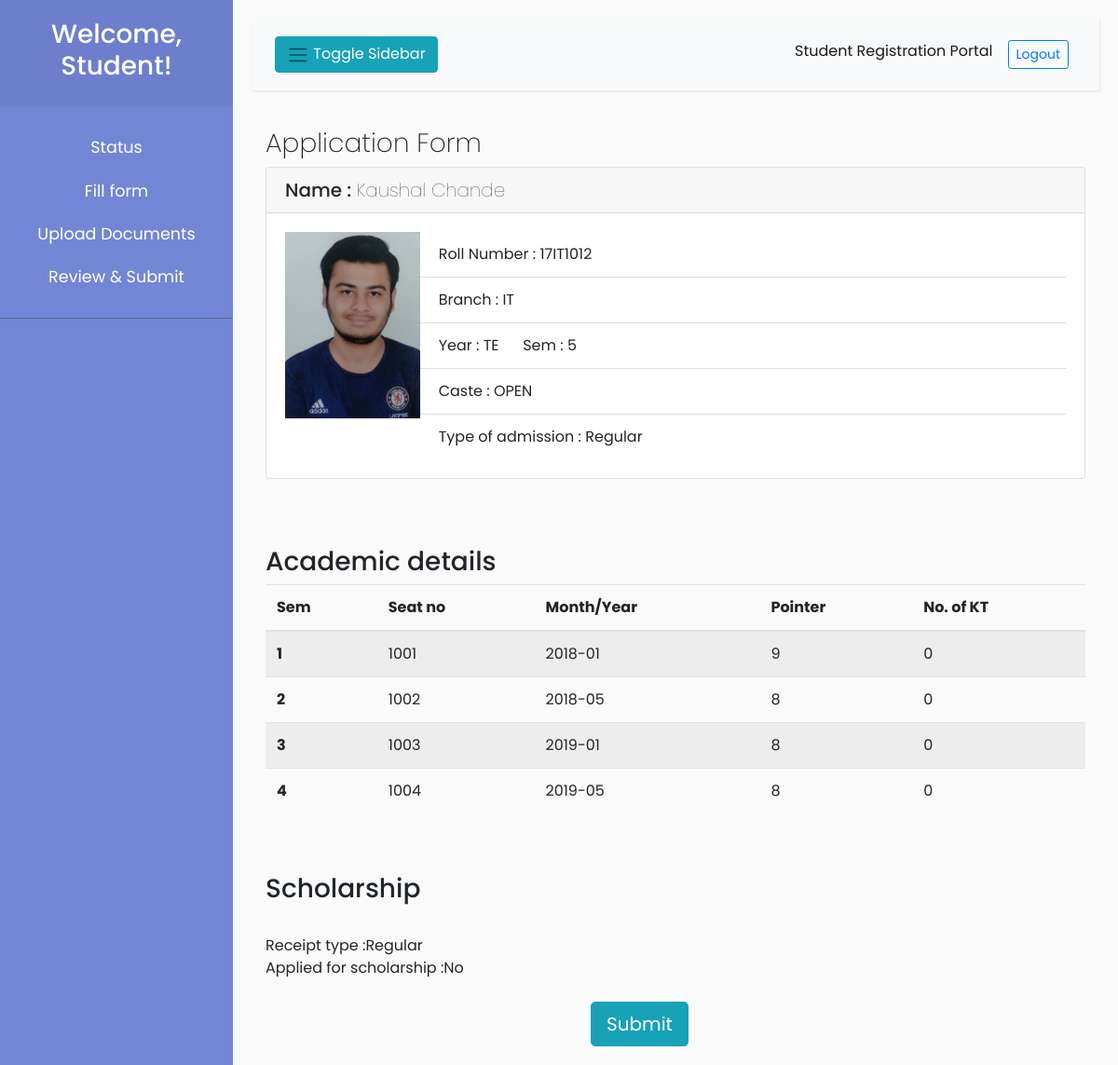
/student/student_final_form.php (signed in), run on an earlier commit of the app's database.
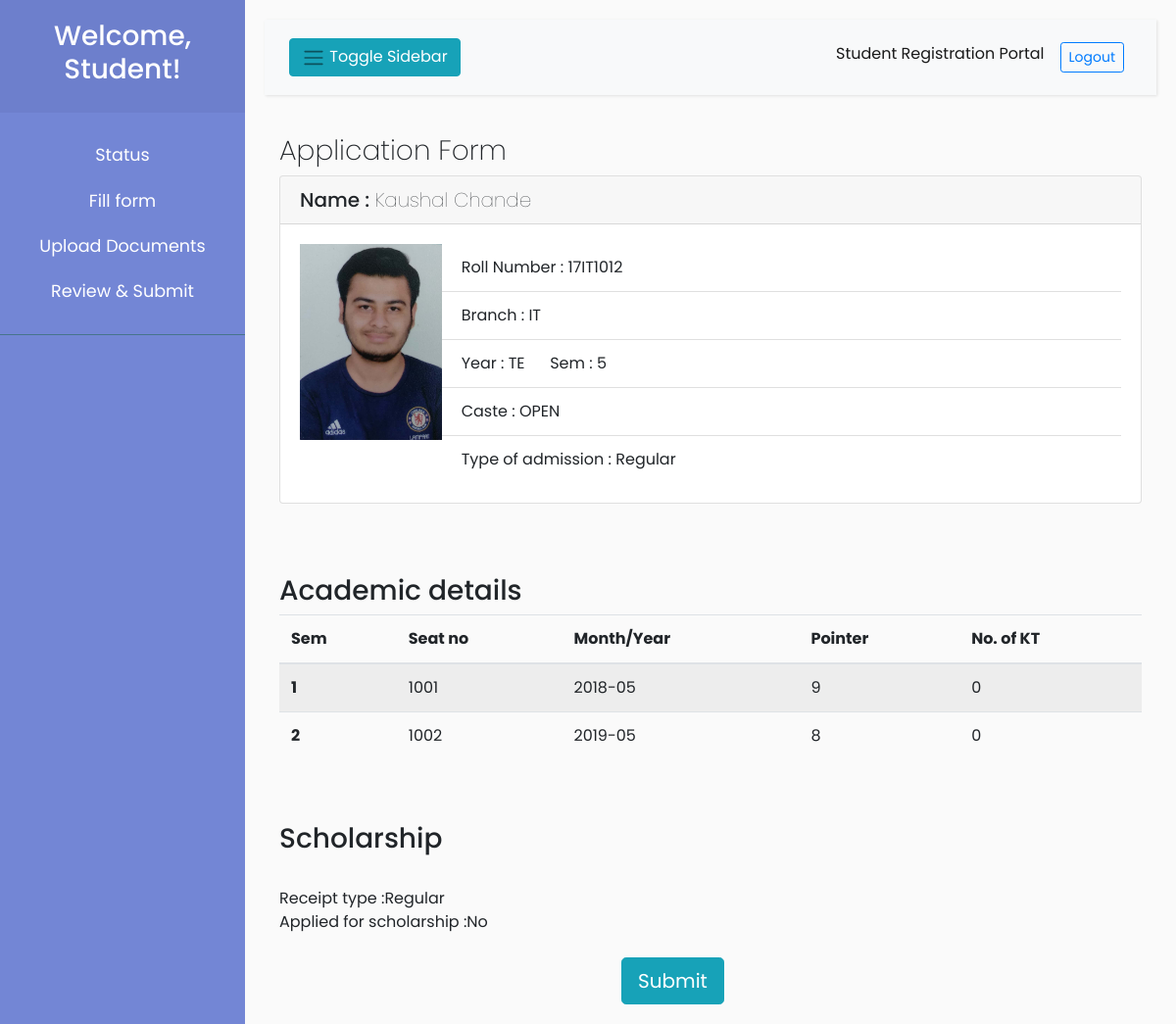
And on a later commit of the database.
### tables this page shows
CREATE TABLE `student` (
  `roll` varchar(40) NOT NULL,
  `name` varchar(30) NOT NULL,
  `sem` int(10) NOT NULL,
  `year` varchar(2) NOT NULL,
  `email` varchar(30) NOT NULL,
  `division` varchar(1) NOT NULL,
  `batch` varchar(2) NOT NULL,
  `department` varchar(30) NOT NULL,
  `caste` varchar(30) NOT NULL,
  `admission_type` varchar(30) NOT NULL,
  `photo` varchar(30) NOT NULL
);

CREATE TABLE `form` (
  `id` varchar(50) NOT NULL,
  `roll` varchar(10) NOT NULL,
  `sem` varchar(10) NOT NULL,
  `seat_no` varchar(30) NOT NULL,
  `month_year` varchar(30) NOT NULL,
  `pointer` decimal(10,0) NOT NULL,
  `kt` int(10) NOT NULL
);

CREATE TABLE `admission_type` (
  `roll` varchar(40) NOT NULL,
  `receipt_type` varchar(30) NOT NULL,
  `applysch` varchar(3) DEFAULT '',
  `appid` varchar(30) DEFAULT NULL,
  `appstatus` varchar(10) DEFAULT NULL
);

### studentsection/backend/getdata.php (called while the page is built, shortened)
<?php
function getdata($roll){
    include '../backend/conn.php';
    $sql = "SELECT * FROM student WHERE roll='$roll'";
    $result = $conn->query($sql);
    if($result){
           $row = $result -> fetch_assoc();
    }
return $row;
}
function getacademicdata($roll){
	include '../backend/conn.php';
	$sql = "SELECT * FROM form WHERE roll='$roll'";
    $result = $conn->query($sql);
    $data1=array();
    while ($row = $result -> fetch_assoc()) {
    	array_push($data1, $row);
	}
	return $data1;
}
function getscholarshipdata($roll){
	include '../backend/conn.php';
	$sql = "SELECT * FROM admission_type WHERE roll='$roll' ";
   	$result = $conn->query($sql);
    $row = $result->fetch_assoc();
    return $row;
}
?>

### student/student_final_form.php (the view, shortened to what this page needs)
<?php include '../templates/header.php'; ?>
<?php include 'sidebar.php';
 include '../studentsection/backend/getdata.php';
?>
<div id="content">
    <nav class="navbar navbar-expand-lg navbar-light bg-light ">
        <div class="container-fluid">
            <button type="button" id="sidebarCollapse" class="btn btn-info">
                <i class="navbar-toggler-icon"></i>
                <span>Toggle Sidebar</span>
            </button>
            <div class="collapse navbar-collapse" id="navbarSupportedContent">
                <ul class="nav navbar-nav ml-auto">
                    <li class="nav-item active">
                        <a class="nav-link" href="#">Student Registration Portal</a>
                    </li>
                    <li class="nav-item">
                        <a class="nav-link" href="../backend/logout.php"><button
                                class="btn-sm btn btn-outline-primary">Logout</button></a>
                    </li>
                </ul>
            </div>
        </div>
    </nav>
<?php
        $roll = $_SESSION['username'];
        $row=getdata($roll);
?>
<div class="container main-content">
        <h3>Application Form</h3>
        <div class="card">
            <h5 class="card-header">Name : <span style="font-weight:100"> <?=$row['name']?></span></h5>
            <div class="card-body">
                <div class="row">
                    <div class="col-sm-2">
                        <img src="<?='../images/'.$row['photo']?>" onerror="this.src='http://via.placeholder.com/150x200'"
                            srcset="" width="150" height="200">
                    </div>
                    <div class="col-sm-10">
                        <ul class="list-group list-group-flush">
                            <li class="list-group-item">Roll Number : <?=$row['roll']?></li>
                            <li class="list-group-item">Branch : <?=$row['department']?></li>
                            <li class="list-group-item">Year : <?=$row['year']?> &nbsp&nbsp&nbsp&nbsp; Sem :
                                <?=$row['sem']?></li>
                            <li class="list-group-item">Caste : <?=$row['caste']?></li>
                            <li class="list-group-item">Type of admission : <?=$row['admission_type']?></li>
                        </ul>
                    </div>
                </div>
            </div>
        </div>
</div>
<br>
    <br>
    <br>
<div class="container">
 <h3>Academic details</h3>
            <table class="table table-hover table-striped">
                <thead>
                    <tr>
                        <th scope="col">Sem</th>
                        <th scope="col">Seat no</th>
                        <th scope="col">Month/Year</th>
                        <th scope="col">Pointer</th>
                        <th scope="col">No. of KT</th>
                    </tr>
                </thead>
                <tbody>
                	<tr>
                    <?php
                    $rows=getacademicdata($roll);
                    foreach ($rows as $row){
                    ?>
                        <th scope="row"><?=$row['sem']?></th>
                        <td><?=$row['seat_no']?></td>
                        <td><?=$row['month_year']?></td>
                        <td><?=$row['pointer']?></td>
                        <td><?=$row['kt']?></td>
                    </tr>
                    <?php
                    }?>
                </tbody>
            </table>
            <?php
             $row=getscholarshipdata($roll);
			?>
            <br>
            <br>
            <H3>Scholarship</H3>
            <br>
            Receipt type :<?=$row['receipt_type']?>
            <br>
            Applied for scholarship :<?=$row['applysch']?>
            <br>
        </div>
        <br>
        <button type="submit" name="1" size="4" id="<?=$roll?>" class="btn btn-info btn-lg" style="margin-left: 40%" onclick="finalalert(this.id)">Submit</button>
</div>

### templates/header.php (shortened to what this page needs)
<!DOCTYPE html>
<html>
<head>
    <link rel="stylesheet" href="../assets/bootstrap.min.css">
    <link rel="stylesheet" href="../css/layoutstyle.css">
    <link rel="stylesheet" href="../css/style.css">
</head>
<body>
<div class="wrapper">

### student/sidebar.php (shortened to what this page needs)
<nav id="sidebar">
    <div class="sidebar-header">
        <h3>Welcome, Student!</h3>
    </div>
    <ul class="list-unstyled components ">
        <li>
            <a href="index.php">
                Status
            </a>
        </li>
        <li>
            <a href="form.php">
                Fill form
            </a>
        </li>
        <li>
            <a href="upload.php">
                Upload Documents
            </a>
        </li>
        <li>
            <a href="student_final_form.php">
                Review & Submit
            </a>
        </li>
    </ul>
</nav>

### css/layoutstyle.css (style rules this page uses)
body { font-family: 'Poppins', sans-serif; background: #fafafa; }
a, a:hover, a:focus { color: inherit; text-decoration: none; transition: all 0.3s; }
.navbar { padding: 15px 10px; background: #fff; border: none; border-radius: 0; margin-bottom: 40px; box-shadow: 1px 1px 3px rgba(0, 0, 0, 0.1); }
i, span { display: inline-block; }
.wrapper { display: flex; align-items: stretch; }
#sidebar { min-width: 250px; max-width: 250px; background: #7386D5; color: #fff; transition: all 0.3s; }
#sidebar ul li a { text-align: center; }
#sidebar .sidebar-header { padding: 20px; background: #6d7fcc; text-align: center; }
#sidebar ul.components { padding: 20px 0; border-bottom: 1px solid #47748b; }
#sidebar ul li a { padding: 10px; font-size: 1.1em; display: block; }
#content { width: 100%; padding: 20px; min-height: 100vh; transition: all 0.3s; }

### css/style.css (style rules this page uses)
.main-content h3 { font-weight: 200; }

What changed in the data, as far as the page shows it:
removed form: sem "3", seat_no "1003", month_year "2019-01", pointer "8", kt "0"
removed form: sem "4", seat_no "1004", month_year "2019-05", pointer "8", kt "0"
changed form (number 1 of 2 on the later page): month_year "2018-01" → "2018-05"
changed form (number 2 of 2 on the later page): month_year "2018-05" → "2019-05"
